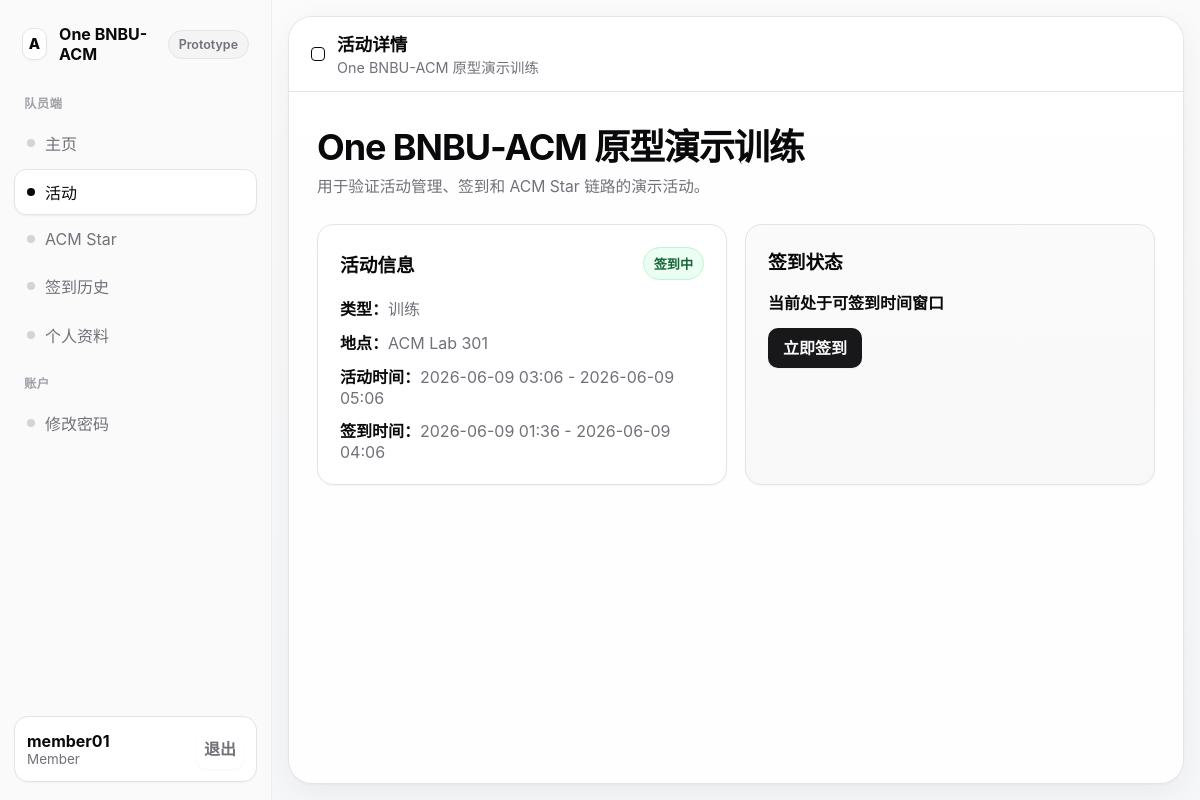
The page /member/events/1/ (signed in) on the database its author committed.
### core/models.py (models this page shows, shortened)
class User(AbstractUser):
    class Roles(models.TextChoices):
        MEMBER = 'member', 'Member'
        ADMIN = 'admin', 'Admin'
        SUPER_ADMIN = 'super_admin', 'Super Admin'
    role = models.CharField(
        max_length=20,
        choices=Roles.choices,
        default=Roles.MEMBER,
    )

class Event(models.Model):
    class EventType(models.TextChoices):
        TRAINING = 'training', '训练'
        LECTURE = 'lecture', '讲座'
        SHARING = 'sharing', '分享会'
        CONTEST = 'contest', '比赛'
        OTHER = 'other', '其他'
    class ReviewStatus(models.TextChoices):
        PENDING = 'pending', '待审核'
        APPROVED = 'approved', '已通过'
        REJECTED = 'rejected', '已驳回'
    class Status(models.TextChoices):
        DRAFT = 'draft', '草稿'
        PUBLISHED = 'published', '已发布'
        CHECKIN_CLOSED = 'checkin_closed', '签到关闭'
        CANCELED = 'canceled', '已作废'
    title = models.CharField(max_length=200)
    event_type = models.CharField(max_length=20, choices=EventType.choices, default=EventType.TRAINING)
    description = models.TextField(blank=True)
    location = models.CharField(max_length=200)
    start_time = models.DateTimeField()
    end_time = models.DateTimeField()
    checkin_start_time = models.DateTimeField()
    checkin_end_time = models.DateTimeField()
    status = models.CharField(max_length=20, choices=Status.choices, default=Status.DRAFT)
    applicant = models.ForeignKey(
        User,
        null=True,
        blank=True,
        on_delete=models.SET_NULL,
        related_name='applied_events',
    )
    checkin_managers = models.ManyToManyField(
        User,
        blank=True,
        related_name='managed_events',
    )
    review_status = models.CharField(
        max_length=20,
        choices=ReviewStatus.choices,
        default=ReviewStatus.APPROVED,
    )
    reviewed_by = models.ForeignKey(
        User,
        null=True,
        blank=True,
        on_delete=models.SET_NULL,
        related_name='reviewed_events',
    )
    review_note = models.TextField(blank=True)
    reviewed_at = models.DateTimeField(null=True, blank=True)
    created_by = models.ForeignKey(User, on_delete=models.PROTECT, related_name='created_events')
    published_at = models.DateTimeField(null=True, blank=True)
    created_at = models.DateTimeField(auto_now_add=True)
    updated_at = models.DateTimeField(auto_now=True)
    class Meta:
        ordering = ['start_time']
    def is_checkin_open(self):
        now = timezone.now()
        return (
            self.review_status == self.ReviewStatus.APPROVED
            and self.status == self.Status.PUBLISHED
            and self.checkin_start_time <= now <= self.checkin_end_time
        )

### core/views.py (the view)
# urls.py: path('member/events/<int:event_id>/', views.member_event_detail, name='member-event-detail'),
@login_required
def member_event_detail(request, event_id):
    if not require_member(request.user):
        return HttpResponseForbidden('仅队员可访问。')
    event = get_object_or_404(Event.objects.filter(review_status=Event.ReviewStatus.APPROVED), pk=event_id)
    profile = get_object_or_404(MemberProfile, user=request.user)
    existing_checkin = CheckInRecord.objects.filter(
        member=profile,
        event=event,
        status=CheckInRecord.Status.VALID,
    ).first()
    return render(
        request,
        'core/member/event_detail.html',
        {
            'event': event,
            'existing_checkin': existing_checkin,
            'is_checkin_open': event.is_checkin_open(),
        },
    )

### core/views.py (called while the page is built)
def require_member(user):
    return user.is_authenticated and user.role == User.Roles.MEMBER

### templates/core/member/event_detail.html (shortened to what this page needs)
{% extends "base.html" %}
{% block topbar_title %}活动详情{% endblock %}
{% block topbar_subtitle %}<div class="topbar-subtitle">{{ event.title }}</div>{% endblock %}
{% block content %}
<section class="page-hero">
    <h2>{{ event.title }}</h2>
    <p>{{ event.description|default:"这场活动暂时还没有补充描述。" }}</p>
</section>
<section class="grid">
    <article class="card">
        <div class="card-header">
            <h3>活动信息</h3>
            <span class="badge {% if is_checkin_open %}live{% else %}dim{% endif %}">
                {% if is_checkin_open %}签到中{% else %}{{ event.get_status_display }}{% endif %}
            </span>
        </div>
        <div class="stack" style="gap: 10px;">
            <div><strong>类型：</strong><span class="muted">{{ event.get_event_type_display }}</span></div>
            <div><strong>地点：</strong><span class="muted">{{ event.location }}</span></div>
            <div><strong>活动时间：</strong><span class="muted">{{ event.start_time|date:"Y-m-d H:i" }} - {{ event.end_time|date:"Y-m-d H:i" }}</span></div>
            <div><strong>签到时间：</strong><span class="muted">{{ event.checkin_start_time|date:"Y-m-d H:i" }} - {{ event.checkin_end_time|date:"Y-m-d H:i" }}</span></div>
        </div>
    </article>
    <article class="card soft">
        <div class="card-header">
            <h3>签到状态</h3>
        </div>
        {% if existing_checkin %}
            <p style="margin: 0 0 8px;"><strong>你已完成签到</strong></p>
            <p class="muted">{{ existing_checkin.checkin_time|date:"Y-m-d H:i" }} · {{ existing_checkin.get_checkin_method_display }}</p>
        {% elif is_checkin_open %}
            <p style="margin: 0 0 14px;"><strong>当前处于可签到时间窗口</strong></p>
            <form method="post" action="{% url 'member-event-checkin' event.id %}">
                <button type="submit">立即签到</button>
            </form>
        {% else %}
            <p style="margin: 0 0 8px;"><strong>当前不可签到</strong></p>
            <p class="muted">请等待签到窗口开放，或联系管理员确认活动状态。</p>
        {% endif %}
    </article>
</section>
{% endblock %}

### templates/base.html (shortened to what this page needs)
{% load static %}
<!DOCTYPE html>
<html lang="zh-Hans">
<head>
</head>
<body>
    <div class="app-shell">
        <aside class="sidebar">
            <div class="sidebar-inner">
                <div class="brand-row">
                    <div class="brand-mark">
                        <span class="brand-glyph">A</span>
                        <span>One BNBU-ACM</span>
                    </div>
                    <span class="version-pill">Prototype</span>
                </div>
                {% if request.user.role == 'member' %}
                    <div>
                        <div class="nav-group-title">队员端</div>
                        <nav class="nav-list">
                            <a class="nav-item {% if request.resolver_match.url_name == 'member-dashboard' %}active{% endif %}" href="{% url 'member-dashboard' %}">
                                <span class="nav-item-label"><span class="nav-bullet"></span><span>主页</span></span>
                            </a>
                            <a class="nav-item {% if request.resolver_match.url_name == 'member-event-list' or request.resolver_match.url_name == 'member-event-detail' or request.resolver_match.url_name == 'member-event-apply' %}active{% endif %}" href="{% url 'member-event-list' %}">
                                <span class="nav-item-label"><span class="nav-bullet"></span><span>活动</span></span>
                            </a>
                            <a class="nav-item {% if request.resolver_match.url_name == 'member-star-center' %}active{% endif %}" href="{% url 'member-star-center' %}">
                                <span class="nav-item-label"><span class="nav-bullet"></span><span>ACM Star</span></span>
                            </a>
                            <a class="nav-item {% if request.resolver_match.url_name == 'member-checkin-history' %}active{% endif %}" href="{% url 'member-checkin-history' %}">
                                <span class="nav-item-label"><span class="nav-bullet"></span><span>签到历史</span></span>
                            </a>
                            <a class="nav-item {% if request.resolver_match.url_name == 'member-profile' %}active{% endif %}" href="{% url 'member-profile' %}">
                                <span class="nav-item-label"><span class="nav-bullet"></span><span>个人资料</span></span>
                            </a>
                        </nav>
                    </div>
                {% endif %}
                <div>
                    <div class="nav-group-title">账户</div>
                    <nav class="nav-list">
                        <a class="nav-item {% if request.resolver_match.url_name == 'password-change-request' or request.resolver_match.url_name == 'password-change-confirm' %}active{% endif %}" href="{% url 'password-change-request' %}">
                            <span class="nav-item-label"><span class="nav-bullet"></span><span>修改密码</span></span>
                        </a>
                    </nav>
                </div>
                <div class="sidebar-footer">
                    <div class="user-card">
                        <div class="user-meta">
                            <div class="user-name">{{ request.user.username }}</div>
                            <div class="user-role">{{ request.user.get_role_display }}</div>
                        </div>
                        <form method="post" action="{% url 'logout' %}">
                            <button class="ghost-button" type="submit">退出</button>
                        </form>
                    </div>
                </div>
            </div>
        </aside>
        <main class="main-shell">
            <div class="canvas">
                <header class="topbar">
                    <div class="topbar-title">
                        <span class="topbar-dot"></span>
                        <div>
                            <h1>{% block topbar_title %}主页{% endblock %}</h1>
                            {% block topbar_subtitle %}{% endblock %}
                        </div>
                    </div>
                </header>
                <div class="content">
                    {% block content %}{% endblock %}
                </div>
            </div>
        </main>
    </div>
</body>
</html>

### rows shown on the page
User: user.username "member01", user.role "Member"
Event: title "One BNBU-ACM 原型演示训练", description "用于验证活动管理、签到和 ACM Star 链路的演示活动。", event_type "训练", location "ACM Lab 301", start_time "2026-06-09 03:06", end_time "2026-06-09 05:06", checkin_start_time "2026-06-09 01:36", checkin_end_time "2026-06-09 04:06"
